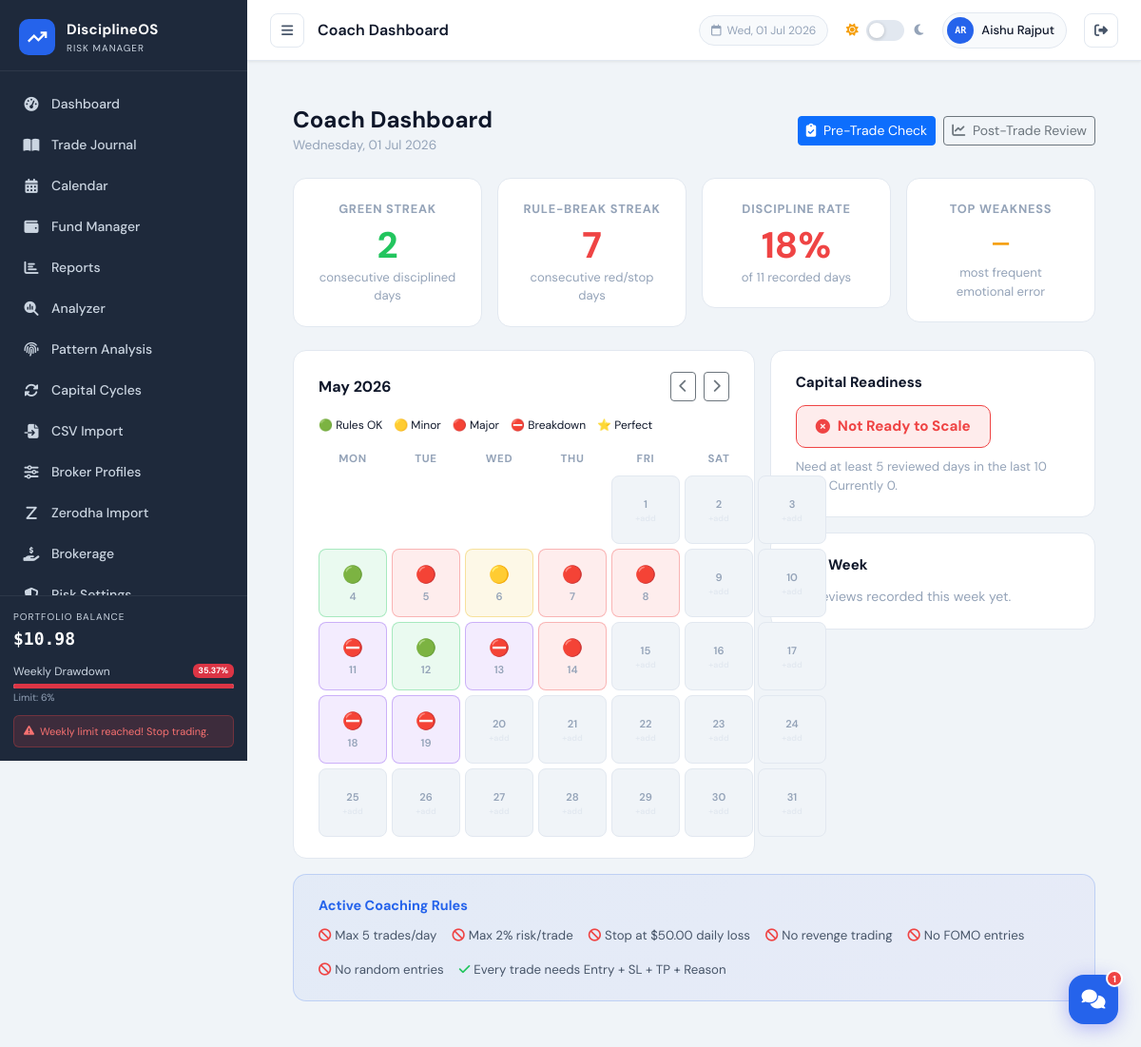
Page /pages/coach.php?m=2026-05 (signed in) on the committed database.
### tables this page shows
CREATE TABLE `users` (
  `id` int NOT NULL,
  `name` varchar(100) NOT NULL,
  `email` varchar(150) NOT NULL,
  `password` varchar(255) NOT NULL,
  `initial_balance` decimal(15,2) DEFAULT '10000.00',
  `currency` varchar(10) NOT NULL DEFAULT 'USD',
  `role` enum('user','admin') NOT NULL DEFAULT 'user',
  `last_login_at` datetime DEFAULT NULL,
  `last_active_at` datetime DEFAULT NULL,
  `login_count` int NOT NULL DEFAULT '0',
  `daily_loss_pct` decimal(5,2) DEFAULT NULL,
  `weekly_loss_pct` decimal(5,2) DEFAULT NULL,
  `warning_threshold_pct` decimal(5,2) DEFAULT NULL,
  `profit_lock_mode` tinyint DEFAULT NULL,
  `max_trades_per_day` int DEFAULT NULL,
  `max_risk_per_trade_pct` decimal(5,2) DEFAULT NULL,
  `signup_ip` varchar(45) DEFAULT NULL,
  `created_at` timestamp NOT NULL DEFAULT CURRENT_TIMESTAMP
);

CREATE TABLE `discipline_calendar` (
  `id` int NOT NULL,
  `user_id` int NOT NULL DEFAULT '1',
  `cal_date` date NOT NULL,
  `day_mark` enum('green','yellow','red','stop','star') DEFAULT NULL,
  `discipline_score` tinyint UNSIGNED DEFAULT NULL,
  `psychology_score` tinyint UNSIGNED DEFAULT NULL,
  `risk_score` tinyint UNSIGNED DEFAULT NULL,
  `total_trades` tinyint UNSIGNED DEFAULT '0',
  `wins` tinyint UNSIGNED DEFAULT '0',
  `losses` tinyint UNSIGNED DEFAULT '0',
  `net_pl` decimal(10,2) DEFAULT NULL,
  `rule_breaks` text,
  `emotional_mistakes` text,
  `best_trade_note` text,
  `worst_trade_note` text,
  `what_went_well` text,
  `what_to_improve` text,
  `notes` text,
  `created_at` timestamp NULL DEFAULT CURRENT_TIMESTAMP,
  `updated_at` timestamp NULL DEFAULT CURRENT_TIMESTAMP ON UPDATE CURRENT_TIMESTAMP
);

### pages/coach.php (the view, shortened to what the rows shown need)
<?php
require_once '../config/db.php';
$rootPath  = '../';
$userId = getCurrentUserId();
$today     = date('Y-m-d');
$db        = getDB();
$monthYear = isset($_GET['m']) ? $_GET['m'] : date('Y-m');
[$yr, $mo]  = explode('-', $monthYear);
$yr = (int)$yr; $mo = (int)$mo;
$monthStart = sprintf('%04d-%02d-01', $yr, $mo);
$monthEnd   = date('Y-m-t', strtotime($monthStart));
$stmt = $db->prepare("SELECT cal_date, day_mark, discipline_score, psychology_score,
    risk_score, total_trades, wins, losses, net_pl
    FROM discipline_calendar WHERE user_id=? AND cal_date BETWEEN ? AND ?
    ORDER BY cal_date ASC");
$stmt->execute([$userId, $monthStart, $monthEnd]);
$calRows = $stmt->fetchAll();
$calMap  = [];
foreach ($calRows as $r) $calMap[$r['cal_date']] = $r;
include '../includes/header.php';
$markColors = [
    'green'=>'#22c55e','yellow'=>'#eab308','red'=>'#ef4444',
    'stop'=>'#7c3aed','star'=>'#f59e0b',
];
$markEmojis = ['green'=>'🟢','yellow'=>'🟡','red'=>'🔴','stop'=>'⛔','star'=>'⭐'];
?>
<div class="container-fluid px-4 py-4">
    <div class="d-flex align-items-center justify-content-between mb-4">
        <div>
            <h2 style="font-weight:700;font-size:1.5rem;margin:0">Coach Dashboard</h2>
        </div>
    </div>
    <div class="row g-3">
        <div class="col-12 col-lg-7">
            <div class="coach-card">
                <div class="cal-grid">
                    <?php
                    $daysInMonth = (int)date('t', strtotime($monthStart));
                    for ($d = 1; $d <= $daysInMonth; $d++) {
                        $dateStr = sprintf('%04d-%02d-%02d', $yr, $mo, $d);
                        $isToday = $dateStr === $today;
                        $isFuture = $dateStr > $today;
                        $rec = $calMap[$dateStr] ?? null;
                        $link = 'post_analysis.php?date=' . $dateStr;
                        if ($isFuture) {
                            echo '<div class="cal-cell empty" style="background:var(--bg-base);opacity:.3">
                                    <span class="cal-num">' . $d . '</span>
                                  </div>';
                        } elseif ($rec && $rec['day_mark']) {
                            $color = $markColors[$rec['day_mark']];
                            $emoji = $markEmojis[$rec['day_mark']];
                            echo '<a href="' . $link . '" class="cal-cell' . ($isToday?' today-cell':'') . '"
                                    style="background:' . $color . '18;border-color:' . $color . '55;text-decoration:none">
                                    <span class="cal-emoji">' . $emoji . '</span>
                                    <span class="cal-num">' . $d . '</span>
                                    <div class="cal-tooltip">
                                        <strong>' . date('d M', strtotime($dateStr)) . '</strong><br>
                                        D:' . ($rec['discipline_score']??'—') . ' P:' . ($rec['psychology_score']??'—') . ' R:' . ($rec['risk_score']??'—') . '<br>
                                        Trades: ' . ($rec['total_trades']??0) . ' | P/L: ' . ($rec['net_pl'] !== null ? formatPL($rec['net_pl']) : '—') . '<br>
                                        <span style="color:var(--accent)">Click to view / edit / delete</span>
                                    </div>
                                  </a>';
                        }
                    }
                    ?>
                </div>
            </div>
        </div>
    </div>
</div>
<?php include '../includes/footer.php'; ?>

### includes/header.php (shortened to what the rows shown need)
<?php
$currentPage = basename($_SERVER['PHP_SELF'], '.php');
?>
<!DOCTYPE html>
<html lang="en" data-theme="light">
<head>
    <link href="https://cdn.jsdelivr.net/npm/bootstrap@5.3.2/dist/css/bootstrap.min.css" rel="stylesheet">
    <link href="https://cdnjs.cloudflare.com/ajax/libs/font-awesome/6.5.0/css/all.min.css" rel="stylesheet">
    <link href="<?= $rootPath ?? '' ?>assets/css/style.css?v=1.0.2" rel="stylesheet">
</head>
<body>
        <?php if (isAdmin()): ?>
        <div style="margin:12px 16px;border-top:1px solid rgba(255,255,255,.07)"></div>
        <div style="font-size:10px;font-weight:700;letter-spacing:.08em;color:rgba(250,204,21,.7);text-transform:uppercase;padding:4px 20px 2px">
            <i class="fas fa-shield-halved me-1" style="color:rgba(250,204,21,.7)"></i>Admin Only
        </div>
        <a href="<?= $rootPath ?? '' ?>pages/admin.php" class="nav-item <?= $currentPage === 'admin' ? 'active' : '' ?>" style="margin:2px 12px;border-radius:8px">
            <i class="fas fa-chart-line" style="color:rgba(250,204,21,.8)"></i><span style="font-weight:700">User Analytics</span>
        </a>
        <a href="<?= $rootPath ?? '' ?>demo/index.php" class="nav-item" style="background:linear-gradient(135deg,rgba(124,58,237,.12),rgba(37,99,235,.12));border:1px solid rgba(124,58,237,.25);margin:4px 12px;border-radius:8px;padding:10px 14px">
            <i class="fas fa-flask-vial" style="color:var(--accent-purple)"></i><span style="font-weight:700">Demo Trading</span>
        </a>
        <a href="<?= $rootPath ?? '' ?>india/index.php" class="nav-item" style="background:linear-gradient(135deg,rgba(255,153,51,.12),rgba(19,136,8,.12));border:1px solid rgba(255,153,51,.25);margin:4px 12px;border-radius:8px;padding:10px 14px">
            <span style="font-size:16px;margin-right:2px">🇮🇳</span><span style="font-weight:700">India Market</span>
        </a>
        <?php endif; ?>
<div class="main-wrapper" id="mainWrapper">
    <header class="top-bar">
        <div class="topbar-right">
            <?php
            $__loggedUser = getLoggedInUser();
            $__uname      = $__loggedUser['name'] ?? ($_SESSION['user_name'] ?? 'User');
            $__words      = array_filter(explode(' ', $__uname));
            $__initials   = strtoupper(implode('', array_map(fn($w) => $w[0], $__words)));
            $__initials   = substr($__initials, 0, 2);
            ?>
            <div class="user-chip" style="cursor:pointer" title="Account Settings"
                 onclick="window.location='<?= $rootPath ?? '' ?>pages/account.php'">
                <div class="user-avatar"><?= htmlspecialchars($__initials) ?></div>
                <span><?= htmlspecialchars($__uname) ?></span>
            </div>
        </div>
    </header>
    <div class="page-content">

### rows in the picture
users: name "AR", name "Aishu Rajput"
discipline_calendar: day_mark "🟢"
discipline_calendar: day_mark "🔴"
discipline_calendar: day_mark "🟡"
discipline_calendar: day_mark "🔴"
discipline_calendar: day_mark "🔴"
discipline_calendar: day_mark "⛔"
discipline_calendar: day_mark "🟢"
discipline_calendar: day_mark "⛔"
discipline_calendar: day_mark "🔴"
discipline_calendar: day_mark "⛔"
discipline_calendar: day_mark "⛔"

### other values in the picture
APP_NAME "DisciplineOS"
formatUSD($balance) "$10.98"
$weeklyDD "35.37"
$titles[$currentPage] "Coach Dashboard"
$greenStreak "2"
$redStreak "7"
$disciplinePct "18"
$totalDays "11"
date('F Y', strtotime($monthStart)) "May 2026"
$em "🟢"
$em "🟡"
$em "🔴"
$em "⛔"
$em "⭐"
$d "MON"
